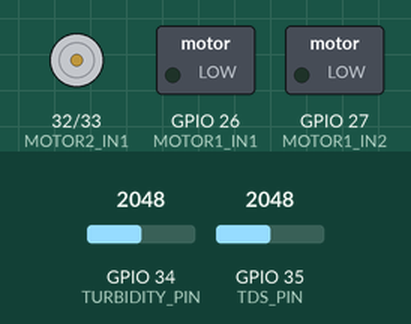
Recording of a sketch running on a simulated ESP32. Parts: motor-driver pin pairs drawn as motors (green arrow = first pin HIGH = forward, orange = second pin HIGH = backward, longer = more drive), switched loads named in the sketch (green lamp = pin HIGH). The inputs (shaded band) are chosen by the test bench; at power-on: GPIO 34 (TURBIDITY_PIN) = 2048, GPIO 35 (TDS_PIN) = 2048. WiFi joins after 1.5 s; servers stay silent unless stated; what the sketch prints to the serial monitor is not drawn.

Above: at 1.9 s.
At 3.9 s:
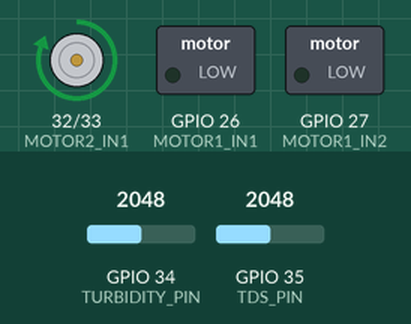
Timing chart, 0 to 5.4 s (numbered marks = the images above):
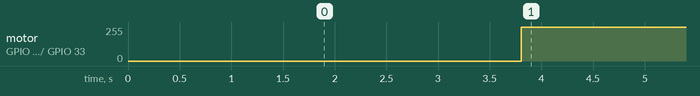

The sketch:

water_monitoring_blynk.ino
```cpp
#define BLYNK_TEMPLATE_ID "TMPL3ZCc8aKpO"
#define BLYNK_TEMPLATE_NAME "Water Monitoring"
#define BLYNK_AUTH_TOKEN "ua1ssgrzLrIwc1808VvXHnafje1iTgt-"

#include <WiFi.h>
#include <BlynkSimpleEsp32.h>

// WiFi credentials
char ssid[] = "Dharanishvivo";
char pass[] = "#1234@5678";

// Sensor pins
#define TURBIDITY_PIN 34
#define TDS_PIN 35

// Motor pins (L298N with ESP32)
#define MOTOR1_IN1 26   // Motor 1 control pin
#define MOTOR1_IN2 27
#define MOTOR2_IN1 32   // Motor 2 control pin
#define MOTOR2_IN2 33

BlynkTimer timer;

// Thresholds (WHO standards approx)
#define TDS_LIMIT 500      // ppm
#define TURBIDITY_LIMIT 5  // NTU

void runMotor1() {
  // Run Motor 1 forward
  digitalWrite(MOTOR1_IN1, HIGH);
  digitalWrite(MOTOR1_IN2, LOW);

  // Stop Motor 2
  digitalWrite(MOTOR2_IN1, LOW);
  digitalWrite(MOTOR2_IN2, LOW);
}

void runMotor2() {
  // Run Motor 2 forward
  digitalWrite(MOTOR2_IN1, HIGH);
  digitalWrite(MOTOR2_IN2, LOW);

  // Stop Motor 1
  digitalWrite(MOTOR1_IN1, LOW);
  digitalWrite(MOTOR1_IN2, LOW);
}

void stopMotors() {
  digitalWrite(MOTOR1_IN1, LOW);
  digitalWrite(MOTOR1_IN2, LOW);
  digitalWrite(MOTOR2_IN1, LOW);
  digitalWrite(MOTOR2_IN2, LOW);
}

void sendSensorData() {
  // Read raw values
  int turbidityRaw = analogRead(TURBIDITY_PIN);
  int tdsRaw = analogRead(TDS_PIN);

  // Convert to voltages
  float turbidityVolt = turbidityRaw * (3.3 / 4095.0);
  float tdsVolt = tdsRaw * (3.3 / 4095.0);

  // TDS calculation (simple ppm approx)
  float tdsValue = (tdsVolt * 1000);

  // Turbidity using polynomial formula
  float turbidityNTU = -1120.4 * turbidityVolt * turbidityVolt + 5742.3 * turbidityVolt - 4352.9;
  if (turbidityNTU < 0) turbidityNTU = 0;  // prevent negative values

  // Condition check
  bool drinkable = (tdsValue < TDS_LIMIT && turbidityNTU < TURBIDITY_LIMIT);

  // -------- Serial Monitor --------
  Serial.print("TDS (ppm): ");
  Serial.print(tdsValue);
  Serial.print(" | Turbidity (NTU): ");
  Serial.print(turbidityNTU);
  Serial.print(" --> ");
  if (drinkable) {
    Serial.println("DRINKABLE → Motor 1 ON (Village)");
    runMotor1();
  } else {
    Serial.println("NOT DRINKABLE → Motor 2 ON (Source)");
    runMotor2();
  }

  // -------- Blynk Data --------
  Blynk.virtualWrite(V0, tdsValue);
  Blynk.virtualWrite(V1, turbidityNTU);
  Blynk.virtualWrite(V2, drinkable ? 1 : 0); // 1=Drinkable, 0=Not drinkable
}

void setup() {
  Serial.begin(115200);
  Blynk.begin(BLYNK_AUTH_TOKEN, ssid, pass);

  // Motor pins setup
  pinMode(MOTOR1_IN1, OUTPUT);
  pinMode(MOTOR1_IN2, OUTPUT);
  pinMode(MOTOR2_IN1, OUTPUT);
  pinMode(MOTOR2_IN2, OUTPUT);

  stopMotors();

  // Timer for sending data
  timer.setInterval(2000L, sendSensorData);
}

void loop() {
  Blynk.run();
  timer.run();
}
```

Measured:
- by itself, motor on GPIO 32 (MOTOR2_IN1) / GPIO 33 (MOTOR2_IN2): stopped → forward 255/255 at 3.8 s
